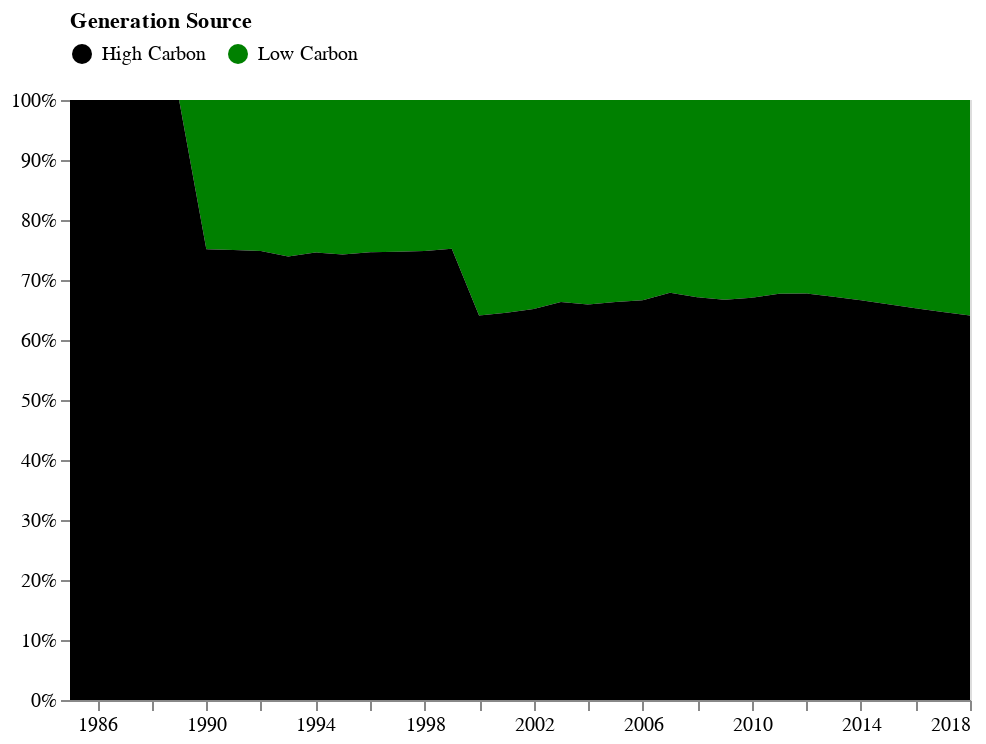

Notebook code cell kept with this figure:
### Code cell
# Add vertical line to area chart

# Create a selection that chooses the nearest point & selects based on Year
nearest = alt.selection(type='single', nearest=True, on='mouseover',
                        fields=['Year'], empty='none')

# x-value of the cursor
selectors = alt.Chart(energy_mix).mark_point().encode(
    x = 'Year:T',
    opacity = alt.value(0),
).add_selection(
    nearest
)

# Draw a rule at the location of the selection
rules = alt.Chart(energy_mix).mark_rule(color='gray').encode(
    x = 'Year:T',
).transform_filter(
    nearest
)

# Layer line onto area chart
area_chart = alt.layer(area_chart, selectors, rules)
area_chart

### Figure 1 — Vega-Lite specification as saved in the notebook (floating-point values rounded to 4 significant figures; data arrays with more than 128 entries replaced by an {"elided": "..."} marker saying what was removed)
{"config": {"view": {"continuousWidth": 400, "continuousHeight": 300}}, "layer": [{"mark": "area", "encoding": {"color": {"field": "Source Type", "legend": {"direction": "horizontal", "orient": "top"}, "scale": {"range": ["black", "green"]}, "title": "Generation Source", "type": "nominal"}, "order": {"field": "Source Type", "sort": "ascending", "type": "nominal"}, "x": {"axis": {}, "field": "Year", "title": null, "type": "temporal"}, "y": {"aggregate": "sum", "axis": {"format": "%"}, "field": "TWh", "stack": "normalize", "title": null, "type": "quantitative"}}, "height": 300, "width": 450}, {"mark": "point", "encoding": {"opacity": {"value": 0}, "x": {"field": "Year", "type": "temporal"}}, "selection": {"selector026": {"type": "single", "nearest": true, "on": "mouseover", "fields": ["Year"], "empty": "none"}}}, {"mark": {"type": "rule", "color": "gray"}, "encoding": {"x": {"field": "Year", "type": "temporal"}}, "transform": [{"filter": {"selection": "selector026"}}]}], "data": {"name": "data-3f45a2026612fa5f493e70092d6f8e1d"}, "$schema": "https://vega.github.io/schema/vega-lite/v4.17.0.json", "datasets": {"data-3f45a2026612fa5f493e70092d6f8e1d": {"elided": "338 records"}}}
